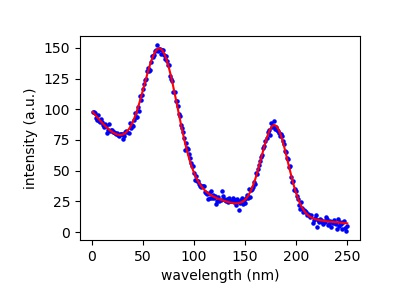

Reproduce this figure in Python.
import pandas as pd
import matplotlib.pyplot as plt

"""データの読み取り"""
data = pd.read_csv('gauss_data.csv', header=None)

x = data[1]
y = data[0]

"""フィッティングしたいモデルのインポート"""
from lmfit.models import ExponentialModel, GaussianModel

"""expモデルの定義"""
# パラメータオブジェクトparsの生成
exp_mod = ExponentialModel(prefix='exp_')
pars = exp_mod.guess(y, x=x)

# 1つ目のピーク
gauss1 = GaussianModel(prefix='g1_')
pars.update(gauss1.make_params())
pars['g1_center'].set(55, min=40, max=100)
pars['g1_sigma'].set(10, min=3)
pars['g1_amplitude'].set(2000, min=10)

# 2つ目のピーク
gauss2 = GaussianModel(prefix='g2_')
pars.update(gauss2.make_params())
pars['g2_center'].set(170, min=150, max=200)
pars['g2_sigma'].set(10, min=3)
pars['g2_amplitude'].set(2000, min=10)

# モデルの合成
mod = gauss1 + gauss2 + exp_mod

# 初期値
init = mod.eval(pars, x=x)

# 最適値
out = mod.fit(y, pars, x=x)

fig, ax = plt.subplots(figsize=(4, 3))
fig.subplots_adjust(bottom=0.2)
fig.subplots_adjust(left=0.2)

ax.scatter(x, y, s=5, color='blue')
ax.plot(x, out.best_fit, 'r-')
ax.set_xlabel('wavelength (nm)')
ax.set_ylabel('intensity (a.u.)')

plt.savefig('lm.jpg')
plt.show()